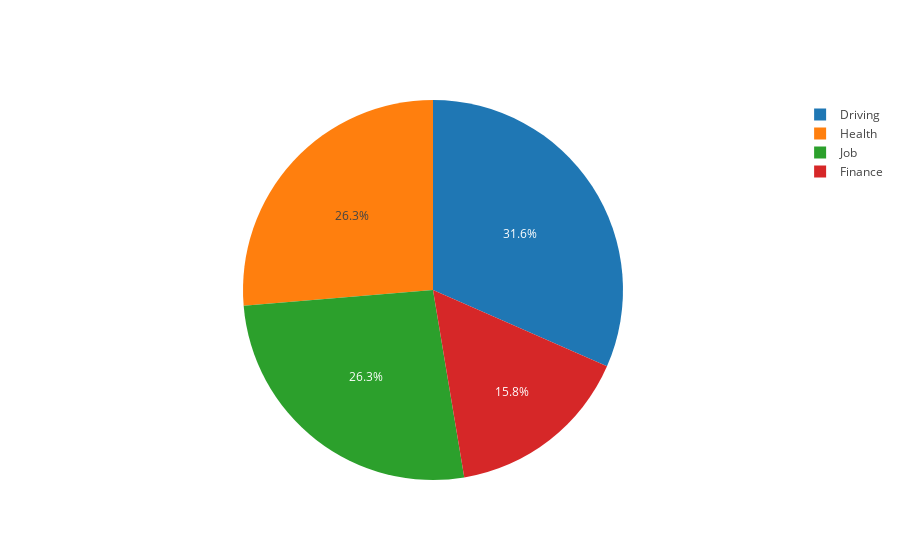

The notebook cell this image was saved under:
### Markdown cell above
## Plot stress data

### Code cell
ds.plot_stress_pie()

### Figure 1 — Plotly figure (JSON) as saved in the notebook; plotly's stock layout.template omitted (floating-point values rounded to 4 significant figures)
{"data": [{"labels": ["Driving", "Finance", "Health", "Job"], "type": "pie", "uid": "d2c0e4a9-dfbc-411e-995b-1110f45db88c", "values": [6, 3, 5, 5]}], "layout": {"autosize": true}}
